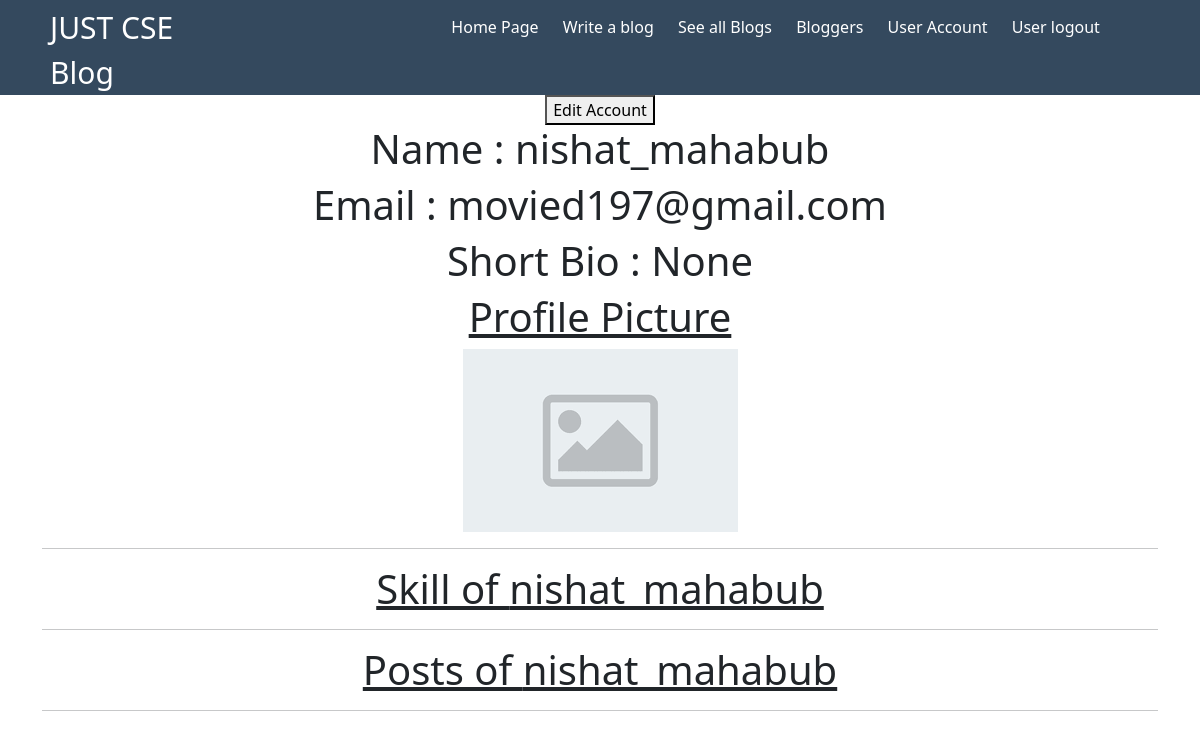
/users/account/ (signed in), run on the app's committed database.
### users/models.py (models this page shows, shortened)
class profile(models.Model):
    user = models.OneToOneField(User, on_delete=models.CASCADE,blank=True,null=True)
    name= models.CharField(max_length=100,blank=True,null=True)
    username = models.CharField(max_length=100,blank=True,null=True)
    email = models.EmailField(blank=True,null=True)
    bio= models.CharField(max_length=300,blank=True,null=True)
    profile_image= models.ImageField(blank=True,null=True,upload_to='profile/',default='default.png')

### users/views.py (the view)
# urls.py: path("account/",views.account,name="account"),
@login_required(login_url='login')
def account(request):
    profile = request.user.profile
    skill = request.user.profile.skill_set.all()
    posts = request.user.post_set.all()
    context={'profile':profile,'skill':skill,'posts':posts }
    return render(request,'users/account.html',context)

### users/templates/users/account.html (shortened to what this page needs)
{% include 'navbar.html' %}
<div class="container" style="text-align: center;">
    <a href="{% url 'edit-account' %}"><button>Edit Account</button></a>
    <h1>Name : {{profile.name}}</h1>
    <h1>Email : {{profile.email}}</h1>
    <h1>Short Bio : {{profile.bio}}</h1>
    <h1><u>Profile Picture </u></h1>
    <img src="{{profile.profile_image.url}}" >
    <hr>
    <h1><u>Skill of {{ profile.name }}</u></h1>
    <hr>
    <h1><u>Posts of {{ profile.name }}</u></h1>
    <hr>
</div>

### data on the page
profile: name "nishat_mahabub", email "movied197@gmail.com", bio "None", profile_image (placeholder picture)
